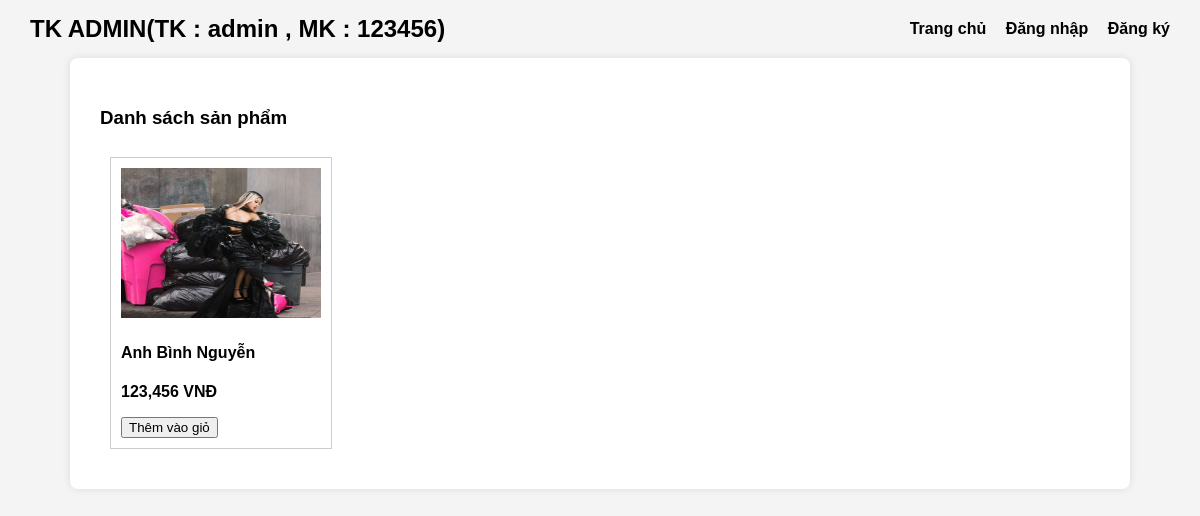
The app's page /minishop/index.php with its own data.
### tables this page shows
CREATE TABLE `products` (
  `id` int(11) NOT NULL,
  `name` varchar(100) DEFAULT NULL,
  `description` text DEFAULT NULL,
  `price` float DEFAULT NULL,
  `image` varchar(100) DEFAULT NULL,
  `created_at` timestamp NOT NULL DEFAULT current_timestamp()
);

### minishop/index.php (the view, shortened to what this page needs)
<?php
include 'includes/header.php';
include 'config/db.php';
$result = $conn->query("SELECT * FROM products ORDER BY created_at DESC");
?>
<h3>Danh sách sản phẩm</h3>
<div style="display: flex; flex-wrap: wrap;">
    <?php while ($row = $result->fetch_assoc()): ?>
        <div style="border: 1px solid #ccc; padding: 10px; margin: 10px; width: 200px;">
            <img src="uploads/<?= $row['image'] ?>" width="100%" height="150">
            <h4><?= htmlspecialchars($row['name']) ?></h4>
            <p><strong><?= number_format($row['price']) ?> VNĐ</strong></p>
            <form method="post" action="cart.php">
                <button type="submit">Thêm vào giỏ</button>
            </form>
        </div>
    <?php endwhile; ?>
</div>
</body>
</html>

### minishop/includes/header.php (style rules this page uses)
body { font-family: Arial, sans-serif; margin: 0; background: #f4f4f4; }

### records on screen
products: image (picture), name "Anh Bình Nguyễn", price "123,456"
